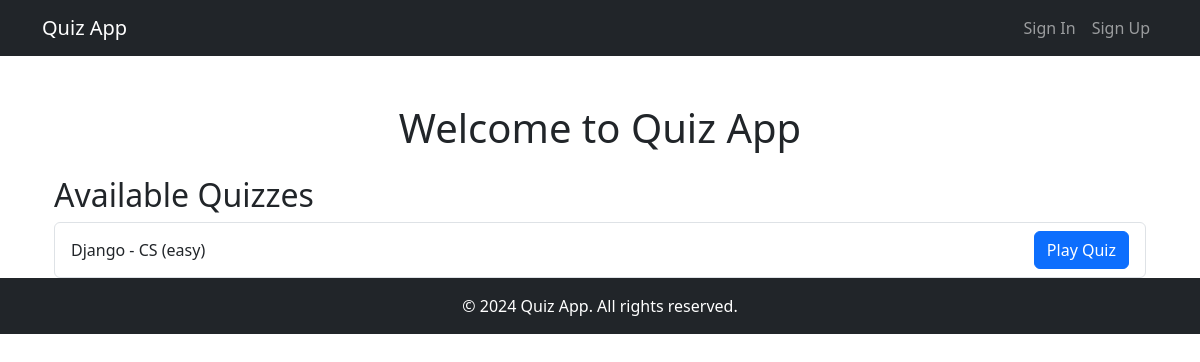
Before: / with the older database file.
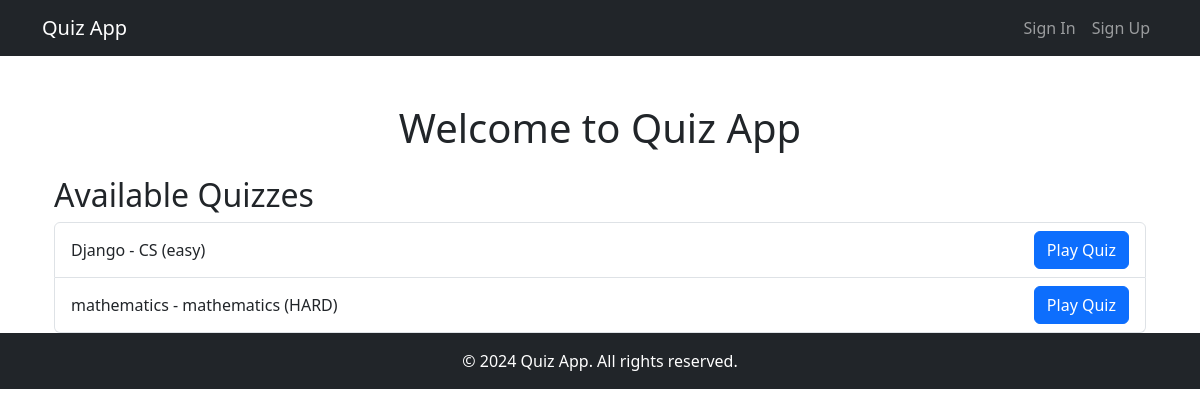
After: the same page with the newer database file.
### quiz_app/models.py (models this page shows, shortened)
class Quiz(models.Model):
    title = models.CharField(max_length=255)
    description = models.TextField()
    category = models.CharField(max_length=100)
    difficulty = models.CharField(max_length=50)
    owner = models.ForeignKey(User, on_delete=models.CASCADE, related_name="quizzes")
    created_at = models.DateTimeField(auto_now_add=True)

### quiz_app/views.py (the view)
# urls.py: path('', index, name='index'),  # Root view for the app
def index(request):
    quizzes = Quiz.objects.all()
    context = {
        'quizzes': quizzes,
        'user': request.user  # Pass the user object to the template
    }
    return render(request, 'index.html', context)

### quiz_app/templates/quiz_app/index.html (shortened to what this page needs)
{% extends 'base.html' %}
{% block body %}
<div class="container mt-5">
    <h1 class="text-center">Welcome to Quiz App</h1>
    <div class="mt-4">
        <h2>Available Quizzes</h2>
        <ul class="list-group">
            {% for quiz in quizzes %}
            <li class="list-group-item d-flex justify-content-between align-items-center">
                {{ quiz.title }} - {{ quiz.category }} ({{ quiz.difficulty }})
                <a href="{% url 'play_quiz' quiz.id %}" class="btn btn-primary">Play Quiz</a>
            </li>
            {% endfor %}
        </ul>
    </div>
</div>
{% endblock body %}

### quiz_app/templates/quiz_app/base.html (shortened to what this page needs)
<!DOCTYPE html>
<html lang="en">
<head>
    <link href="https://cdn.jsdelivr.net/npm/bootstrap@5.3.0-alpha1/dist/css/bootstrap.min.css" rel="stylesheet">
</head>
<body>
    <nav class="navbar navbar-expand-lg navbar-dark bg-dark">
        <div class="container">
            <a class="navbar-brand" href="{% url 'index' %}">Quiz App</a>
            <div class="collapse navbar-collapse" id="navbarNav">
                <ul class="navbar-nav ms-auto">
                    {% if user.is_authenticated %}
                    <li class="nav-item">
                        <span class="nav-link text-white">Welcome, {{ user.username }}</span>
                    </li>
                    <li class="nav-item">
                        <a class="nav-link" href="{% url 'sign_out' %}">Sign Out</a>
                    </li>
                    <li class="nav-item">
                        <a class="nav-link" href="{% url 'create_quiz' %}">Create Quiz</a>
                    </li>
                    {% else %}
                    <li class="nav-item">
                        <a class="nav-link" href="{% url 'sign_in' %}">Sign In</a>
                    </li>
                    <li class="nav-item">
                        <a class="nav-link" href="{% url 'sign_up' %}">Sign Up</a>
                    </li>
                    {% endif %}
                </ul>
            </div>
        </div>
    </nav>
    <main class="container mt-4">
        {% block body %}{% endblock body %}
    </main>
    <footer class="bg-dark text-white text-center py-3 mt-auto">
        &copy; 2024 Quiz App. All rights reserved.
    </footer>
</body>
</html>

Changed rows visible on the page:
added Quiz: title "mathematics", category "mathematics", difficulty "HARD"
